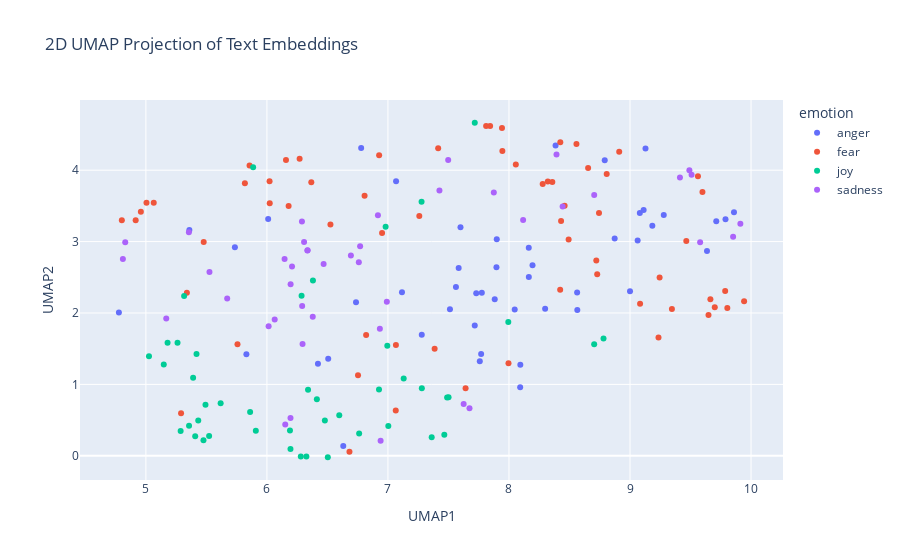

Notebook code for this chart:
### Code cell
import pandas as pd
import numpy as np
import umap
import plotly.express as px

# Concatenate the training and test data
combined_df = pd.concat([train_df_new, test_df_new], ignore_index=True)

# Prepare the embeddings for UMAP
# Convert the list of embeddings into a 2D numpy array
X_embeddings = np.array(combined_df['embeddings_values'].tolist())

# Apply UMAP for dimensionality reduction
reducer = umap.UMAP(n_components=2, metric='cosine', random_state=28) 
embedding_2d = reducer.fit_transform(X_embeddings)

# Create a DataFrame for plotting
df_plot = pd.DataFrame(embedding_2d, columns=['UMAP1', 'UMAP2'])
df_plot['emotion'] = combined_df['emotion']
df_plot['intensity'] = combined_df['intensity']
df_plot['text'] = combined_df['text']


# Visualize the embeddings with Plotly
fig = px.scatter(
    df_plot,
    x='UMAP1',
    y='UMAP2',
    color='emotion',  # Color points by the 'emotion' column
    hover_data=['text', 'intensity'],  # Show text and intensity on hover
    title='2D UMAP Projection of Text Embeddings'
)

fig.show()

### Figure 1 — Plotly figure (JSON) as saved in the notebook; plotly's stock layout.template omitted (floating-point values rounded to 4 significant figures)
{"data": [{"customdata": [["I wish the next madden has a story mode too. Just like Fifa 17 #madden", 0.312], ["@LisaAsquithtobe @craig8710 @WayneHaselden @june65wigan everyone is against wigan because we are the biggest club ", 0.354], ["•My brother grabbed me in a aggressive manner and as always @ImpetuousFiend threw tantrums like a kid only knowing how to express himself--", 0.625], ["@rabpeel snap, seems to be a problem here", 0.375], ["@ToddDoug @Ziggomattic Yeah, this actually supports why I tweeted in this thread initially. Because of the article's righteous indignation.", 0.396], ["Bes! You don't just tell a true blooded hoopjunkie to switch a f*c@n' team that juz destroyed your own team. You juz don't! #insult", 0.891], ["#welfarereform should not be a 'model' for #snap.", 0.458], ["That feel when you travel 700 miles to pick up a form that arrives in the post two days after you leave. ", 0.438], ["The new gun emoji in iOS10 is not enough to show the anger I have towards a number of things.", 0.625], ["@HillaryClinton Yeah U gotta make them HEEL. I know U need their votes so U have to wait. But when U LOSE-they're really in for your wrath !", 0.458], ["Lost Frequencies/Janieck Devy - Reality (Gestort Aber Geil Remix)' is raging at ShoutDRIVE!", 0.562], ["Follow me on Snapchat 👻 Carlabtst15 #snapchat #snap", 0.167], ["Cheap pout my brodcast", 0.232], ["Love how Megan is raging about this Kendall Jenner photo and I'm sat here like 🤔🙃", 0.396], ["When anger rises, think of the consequences. #quote #wisdom ", 0.333], ["#welfarereform should not be a 'model' for .", 0.417], ["@BosNaud so scared to ruffle feathers, he resorted to writing in cryptic code. #UncleCamsCabin", 0.5], ["Like if you aggravate me constantly, byeeeeeeee", 0.562], ["Get to work and there's a fire drill. #fire #burning #outthere #inthedark", 0.479], ["@cxmbeferre so you WOULDNT date me????? ", 0.458], ["Houston might lose a coach tomorrow or by midnight. #yikes ?", 0.312], ["People irritate me 🙄", 0.646], ["Yet we still have deaths, road rage, &amp; violations on the road, despite a widely accepted concept of 'personal accountability' while driving", 0.521], ["Fuking fuming 😤", 0.854], ["@judy_that Im honestly offended", 0.604], ["@savageimiike one of my favorite songs brother, real talk. ", 0.157], ["I swear if @devincameron23 blocks me I'm going to hit her back #revenge", 0.646], ["Now they fret about scuffs. I’ll take scuffs (which…come in) for a phone I can use wet handed or drop in a toilet any day.", 0.396], ["@NessaMatthews he's perfect. But not even in that way where you sort of resent him or suspect that he leads a double life. Just perfect.", 0.271], ["I hate my lawn mower. If it had a soul, I'd condemn it to the fiery pits of Hell.", 0.833], ["@shopgreenwich #ldf16 what shall we do this weekend?  #spraypainting in #greenwichmarket with @SNUB23 #core246 #lilylou #fret &amp; #benoakley", 0.271], ["@josephperson Cam is still rattled from the backlash he received when he made the black QB comment and suffered the wrath of White America.", 0.396], ["Michelle is one of the worst players in bb history #bb18 #bbfinale #bitter", 0.604], ["@Lexual__ @jdspielman10 RIP to the 100s of black men,, women,CHILDREN killed in Chicago. Where is the outrage?", 0.562], ["All hell is breaking loose in Charlotte. #CharlotteProtest #anger #looting", 0.667], ["Hey folks sorry if anything offensive got posted on here yesterday my account got hacked. All fixed now though. I hope :-/ #angry #annoyed", 0.479], ["Because you offended by the lies of Alexandria Goddard doesn't mean that I'm Deric's friend or anything else. Purely a fishin expedition.", 0.427], ["If ydu yell 'fire' in a crowded theater you will burst into flames. It's a cool trick, bu: only once.", 0.396], ["@DailyMirror i love how theres no outrage that it's a white man but if it was a black man them BLM would be all over it regardless of reason", 0.726], ["@huwellwell One chosen by the CLP members! MP seats are not for people to dole out to their mates, we elect candidates. ", 0.438], ["#oow16 #sting decent new song", 0.125], ["Eat my ass' is no longer an insult", 0.438], ["@LaureEve I am sitting here wrapped in a fluffy blanket, with incense burning, listening to Bon Iver and drinking mulled wine. I'm there.", 0.25], ["@LiamCannon1 He's just too raging to type properly... Ha ha!", 0.375], ["Me being on my dean really saving a lot of ppl, bc I don't snap nomore &amp; it take so much out of me..", 0.348], ["@ArcticFantasy I would have almost took offense to this if I actually snapped you", 0.458], ["Just watched Django Unchained, Other people may frown, but I titter in delight! 2/5", 0.229], ["@IllinoisLoyalty that Rutgers game was an abomination. An affront to God and man. We must never speak of it again.", 0.562]], "hovertemplate": "emotion=anger<br>UMAP1=%{x}<br>UMAP2=%{y}<br>text=%{customdata[0]}<br>intensity=%{customdata[1]}<extra></extra>", "legendgroup": "anger", "marker": {"color": "#636efa", "symbol": "circle"}, "mode": "markers", "name": "anger", "orientation": "v", "showlegend": true, "type": "scatter", "x": [7.899, 8.385, 8.299, 7.759, 9.0, 9.185, 8.873, 7.599, 8.164, 9.279, 7.512, 7.77, 7.279, 8.047, 7.562, 9.081, 7.067, 7.776, 5.735, 8.092, 6.779, 7.729, 7.717, 8.163, 8.563, 6.422, 8.195, 7.116, 6.631, 7.897, 5.359, 9.859, 8.791, 9.713, 9.636, 7.584, 8.565, 6.01, 9.789, 9.113, 6.506, 9.063, 5.83, 7.882, 6.736, 8.094, 4.777, 9.128], "xaxis": "x", "y": [3.032, 4.345, 2.06, 1.324, 2.303, 3.221, 3.043, 3.202, 2.502, 3.374, 2.051, 1.425, 1.695, 2.049, 2.363, 3.402, 3.844, 2.285, 2.922, 0.9584, 4.312, 2.277, 1.825, 2.913, 2.287, 1.29, 2.667, 2.292, 0.1357, 2.642, 3.161, 3.411, 4.138, 3.286, 2.869, 2.629, 2.043, 3.317, 3.312, 3.442, 1.361, 3.017, 1.424, 2.191, 2.152, 1.274, 2.007, 4.303], "yaxis": "y"}, {"customdata": [["I was having a good dream.. and then my alarm went off", 0.229], ["I want to slide into the dms but im too fucking shy #shy", 0.667], ["O you who have believed, fear Allah and believe in His Messenger; He will [then] give you a double portion of His mercy...' (Quran 57:28)", 0.333], ["@LBC - I can't read this article but headline indicates a horror story. Lock sick chavs up and throw away the key.", 0.6], ["I start work tmrw yall, i'm nervous lol", 0.854], ["Background. Suffered a bit at times of #stress. Always a bit #shy. About 8 years ago (aged 30) I was made redundant. That's when it started", 0.771], ["@mas_critical The irony is that those protesting about this kind of stuff are the Orwellian nightmare they think they’re fighting against.", 0.458], ["Fuck being shy, I'm trying to be up in them thighs.", 0.354], ["@leeuwlion 'The furries are restless tonight'.", 0.438], ["@97_aleix having a terrific game and not at all fazed #MCFC", 0.292], ["i wanna passion and fear", 0.5], ["☊Focusing primarily on the person you’re talking to rather than yourself and the impression you’re making lessens social anxiety.", 0.458], ["Watching Paranormal Activity: The Ghost Dimension. I'm not sure how I feel about it yet. ", 0.583], ["@NativeApprops @SBShear @HuffingtonPost Shew. That was #awful", 0.542], ["Can't start a good day without a cup of tea! \\n\\n#tea #start #day #goodday", 0.104], ["No @Chrishilly1987 for MOS 😡  #shocking Leads from the front 💪🏻", 0.438], ["Is it terrorism to intimidate a populace? What case held 'coercion by people in uniform is per se intimidation'?", 0.562], ["Tired of people pretending Islam isn't one of the most misogynistic religions, it's no coincidence Muslim countries are terrible for women.", 0.66], ["Sounds like Donald Trump has spent today just making extra, extra sure he'd get those frightened white, conservative, racist votes.", 0.625], ["@GuardianAus @guardian because there is a realistic probability that a clown might be their next president. #clown #uspol #nightmare", 0.75], ["Tomorrow is going to be a challenge, I have to talk at a freshers fair to STRANGERS 😁and pick up my new flat keys #anxiety", 0.7], ["Look at this #massiah of #youngleader\\n#Pakistan #massiah of ", 0.312], ["@BlizzHeroes I feel horrible dealing with 'players' in HotS. News on what you're doing about it? Getting stuck with uncooperative people!", 0.479], ["@DailyJoshleen KA- like the start of cake and then Like saying C - if that makes sense 😭😂", 0.229], ["Obama admin rejects Texas plan to have refugees vetted for terrorism so Texas pulls of of fed refugee resettlement program. Aiding .", 0.458], ["If you think you're good to go already, don't worry about it.", 0.208], ["@NHLexpertpicks @usahockey USA was embarrassing to watch. When was the last time you guys won a game..?  #joke", 0.167], ["@WunderlistHelp are you guys still down? When can we go up? ", 0.312], ["Still waiting to see if my @london2012track will make an appearance next week - two months today it was ordered #shocking #badservice", 0.583], ["@ChickOfBeauty No!  By Y'all I mean rioting, fire starting, business burning, looting ASSHOLES!  That create  #BlackLivesmatter #terrorism", 0.663], ["@ChowdharyMahima Appreciate ur 'half truth.' Don't let ur good judgement swayed in the realm of propaganda. State doesn't sponsor terrorism.", 0.542], ["Wee cunts playing chappy in my street, got my shoes on so I can chase and scare the fuck out of them", 0.327], ["@eileen_davidson on RHOBH, you just do not want to assume an affair while you were married so you criticize @LisaVanderpump! ", 0.458], ["@NFYFC @Wilkster_ hmm, don't know many yf  who are short on confidence! Wish I'd been one, ", 0.431], ["Not sure that men can handle a woman that's got her crap together.  #independent", 0.229], ["@markhberman2003 @LanceZierlein @790blessing entire team from coaches on down played and coached scared from jumpstreet. ", 0.542], ["@caeruleusV @Atheist_Penguin @misogynaut I threaten you because I can pussy", 0.458], ["@tannerfox awe cnt wait to see", 0.16], ["@SusannahSpot I could pop round #nightmare", 0.771], ["2,034 words today #amwriting #horror #novel 42,080 'Magnitude' total so far. 25Kish to go.", 0.351], ["What the fuck is he even doing ? He should be off that's fucking horrific !", 0.75], ["Going to get myself a copy of @StephenKing's CUJO for an upcoming project that I can't talk about just yet. #horror #amwriting", 0.5], ["#internationaldayofpeace Want peace,prepare for war. Destroy terror states like Pakistan", 0.583], ["I get so much PUSSY\\nP - panic attacks \\nU - uncontrollable anxiety \\nS - suicidal fantasies \\nS - sadness \\nY - yearning for death", 0.896], ["It's never the end / When the moment is dire. / A small spark of hope / Can relight a new fire.", 0.396], ["That goes the ", 0.104], ["Everyday gay panic is STUNNING: I drew 1 guy's att'n to it when he blocked up a toilet stall's cracks w/paper towels. TOTAL INCOMPREHENSION.", 0.562], ["@Zak_Atif two congressional hearings in USA stopped financial aid to Pak and asked it to prove that it is doing enough to stop terrorism 1n", 0.5], ["While we focus on issue of #IPCA @IHFOKids Indulges in #intimidation @BringRoshniHome @ChildrensIssues @MEAIndia @MinistryWCD #StopCruelty", 0.562], ["@ImJim_YoureNot  cyber bully", 0.396], ["We hesitate to #live our #dream because of some unknown #fear which actually does not exist.' #AqeelSyed\\n\\n#LifeisBeautiful #LiveWithPurpose", 0.396], ["Rooney shocking attempted cross", 0.375], ["On @Varneyco/@FoxBusiness to talk latest on #Chelsea Bombing + #Ahmad_Khan_Rahami's trips to #Afghanistan/#Pakistan #tcot #terror", 0.642], ["Trying to book holiday flights on @britishairways website is becoming a ", 0.312], ["When you're scared to press send #bgoodthepoet #PrayForMe #ThisIsAGodDream #career #help #fear #heart #HeartRacing", 0.842], ["Honestly, there are some awful people on the internet... smh...", 0.542], ["So about 18mths ago i signed up to @Lumo_Energy for their @VirginAustralia / Velocity FF deal. 18 months in still no FF points #shocking", 0.479], ["Watching It Follows.  This is a super freaky movie.  #scary", 0.708], ["Nothing worse than an uber driver that can't drive. #awful", 0.688], ["Bout ta get my @dontbreathe on up in here! @WarrenTheaters  #icantholdmybreaththatlong", 0.438], ["@ccrago It was dreadful, even after he met the Catfish he still thought it was her!", 0.5], ["@soozclifford Sure have... Sydney are too tough, too quick and their 'team' pressure is too much for the Cats to handle. Motlop/Cowan ", 0.356], ["@CesarSampao @thisisbolton don't get me started on town centre. Used to go every week.... not been for 18 months #horrible", 0.479], ["Northampton are awful 🙈", 0.5]], "hovertemplate": "emotion=fear<br>UMAP1=%{x}<br>UMAP2=%{y}<br>text=%{customdata[0]}<br>intensity=%{customdata[1]}<extra></extra>", "legendgroup": "fear", "marker": {"color": "#EF553B", "symbol": "circle"}, "mode": "markers", "name": "fear", "orientation": "v", "showlegend": true, "type": "scatter", "x": [5.339, 6.367, 6.753, 8.744, 5.857, 6.179, 9.245, 6.807, 7.386, 6.682, 6.022, 6.023, 4.801, 8.807, 5.291, 8.321, 9.664, 9.083, 9.599, 9.561, 5.818, 9.236, 8.279, 7.642, 9.786, 6.82, 8.911, 7.415, 7.844, 9.465, 9.7, 8.493, 8.729, 7.996, 6.952, 6.927, 8.721, 7.065, 5.478, 5.065, 8.46, 5.005, 9.649, 6.525, 5.757, 7.066, 7.259, 9.804, 9.346, 8.423, 6.27, 8.358, 9.943, 7.811, 6.158, 8.431, 7.942, 4.959, 8.654, 4.916, 8.057, 7.945, 8.424, 8.558], "xaxis": "x", "y": [2.283, 3.832, 1.129, 3.399, 4.065, 3.499, 2.496, 3.644, 1.5, 0.05526, 3.844, 3.538, 3.301, 3.948, 0.5954, 3.843, 2.191, 2.131, 3.693, 3.915, 3.817, 1.658, 3.805, 0.945, 2.306, 1.691, 4.258, 4.307, 4.62, 3.007, 2.08, 3.028, 2.541, 1.297, 3.121, 4.209, 2.734, 0.6345, 2.993, 3.543, 3.501, 3.544, 1.971, 3.238, 1.562, 1.552, 3.36, 2.069, 2.054, 2.327, 4.16, 3.833, 2.165, 4.619, 4.142, 3.289, 4.592, 3.417, 4.031, 3.299, 4.079, 4.27, 4.391, 4.369], "yaxis": "y"}, {"customdata": [["@mark_slifer actually maybe we were supposed to die and my donation saved our lives?? #optimism", 0.292], ["I saw her, whose countenance expressed a mighty rivers were monotonous, and her lively conversation took care of the various", 0.42], ["me taking a picture by myself: *awkward smile*\\nme on picture day: *awkward smile*\\nconclusion: stop smiling ;'(\\n #pictureday2016  #ornot", 0.46], ["@Singaholic121 Good morning, love! Happy first day of fall. Let's make some awesome #autumnmemories #annabailey  ", 0.86], ["Gas prices are hilarious. Cause they're simultaneously super subsidised and taxed", 0.22], ["promise of restoration to the nation of israel...'everywhere you look blessing '..barns/wine overflow.Everything beautiful  #do_u_see", 0.56], ["“When we give cheerfully and accept gratefully, everyone is blessed.”―Maya Angelou", 0.46], ["Seriously @marksandspencer I'm sick and grumpy and the only thing that's gonna cheer me up is ordering my xmas food, when's it going up? 😢", 0.06], ["It breaks my heart seeing people down or upset.. I will try my best to make them smile or cheer them up 🤗", 0.438], ["I saw those dreams dashed &amp;&amp; divided like a million stars in the night sky that I wished on over &amp;&amp; over again ~ sparkling &amp;&amp; broken.", 0.25], ["@MericanMainer AWW. I had a Maine Coon when I was little named Ted Eddy the Wonder Cat. They're such good cats! Very playful and sweet", 0.604], ["Live simply. Dream big. Be grateful. Give love. Laugh lots. - Unknown #quote #inspiration #happy", 0.708], ["Accept the challenges so that you can feel the exhilaration of victory. #FocusX10 #motivation #motivationalquotes #quoteoftheday", 0.562], ["For a moment I found myself smiling", 0.54], ["@david_garrett Quite saddened.....no US dates, no joyous anticipation of attending a DG concert (since 2014). Happy you are keeping busy.", 0.14], ["@SoCalValerie this one was Apples attempt to make muslims happy 🕋", 0.38], ["@WSJNordics You make the world a more joyful place. #TheNiceBot", 0.864], ["Watch this amazing live.ly broadcast by @kana_blender  #musically", 0.558], ["@CazuaL_WeaR @ScottInSC looks like a book shaped like a gun to me  #itsagunalright", 0.208], ["will i ever get the nerve to quit the restaurant ??? find out tonite on glee!", 0.396], ["@jaime_scurr: any team in the world would be totally elated to get to have you on it XD", 0.547], ["Online now !!!:) all day come play with me !! I'm happy happy horny playful sweet sour;)", 0.875], ["Retweeted GunnySmith93 (@Stephen21Smith):\\n\\nDays like today I am happy to be alive! #blessed ", 0.833], ["In ever use to like smiling until I realized how good my teeth look ... Witout the braces", 0.613], ["@weebtard sparkling water wyd", 0.229], ["Lmboo , using my nephew for meme ", 0.646], ["It's not that the man did not know how to juggle, he just didn't have the balls to do it.\\n #funny #pun #lol  #punny", 0.625], ["it was both lively &amp; lovely @crumblepie15 @buryprofs @DittoBistro #BuffnPolish", 0.48], ["@TheMandyMoore You are beyond wonderful.  Your singing prowess is phenomenal but damn... I'm just elated to watch you act again. #ThisIsUs 珞", 0.879], ["Positive #psychology research shows salespeople who score in the top 10% for #optimism have 88% &gt; sales than those in top 10% for pessimism.", 0.274], ["@LoriAlan1 Seriously. Digging those eyebrows. #animated", 0.46], ["@EmmyMitchell_  hahahaha you're ridiculous!!! But thank you a joyous evening xx", 0.815], ["@reinervshunter you got this #staystrong #smile #yourebeautiful", 0.656], ["Good morning, Trondheim! #optimism #productivity ⛅️❤️🇳🇴🏢💻🖥🏋🏻💪🏼📺🍿", 0.771], ["@fillegrossiere @PeasParsley @tombrodude bobs burgers is an animated show. Maybe Bob looks like him. They would cast him based on voice too", 0.333], ["Intermit animated^%%%ncaa pittsburgh vs mississippi sprightly shiny bbva level peg varsity football telly scra...", 0.406], ["Chris would take full responsibility and would want us all to rejoice in the memories we all had with him.", 0.28], ["@theclobra lol I thought maybe, couldn't decide if there was levity or not", 0.312], ["Each day is what you make of it! #goals #challenges #business #goals #optimism #happy #success #photographer #photography #ThursdayThoughts", 0.423], ["If you don't respond to an email within 7 fays, you wifl be killed by an animated gif of the girl from The Ring.", 0.18], ["@tomlinmayniac starting my new challenge ! A glee poll every day !", 0.625], ["It feels good to get outside for a minute and get some fresh air.  It's hard to stay cooped up inside all day #breezy", 0.708], ["@hesham786 that's the spirit ", 0.354], ["It feels good to get outside for a minute and get some fresh air.  It's hard to stay cooped up inside all day ", 0.58], ["@MichiganBromo Good optimism sir :)", 0.538]], "hovertemplate": "emotion=joy<br>UMAP1=%{x}<br>UMAP2=%{y}<br>text=%{customdata[0]}<br>intensity=%{customdata[1]}<extra></extra>", "legendgroup": "joy", "marker": {"color": "#00cc96", "symbol": "circle"}, "mode": "markers", "name": "joy", "orientation": "v", "showlegend": true, "type": "scatter", "x": [6.34, 5.261, 5.148, 5.522, 7.13, 5.861, 5.492, 7.717, 6.286, 5.316, 6.762, 5.433, 5.357, 5.179, 6.38, 8.704, 6.191, 7.489, 8.781, 5.886, 6.28, 6.195, 5.618, 5.026, 7.501, 7.994, 7.278, 6.479, 6.503, 5.476, 7.003, 6.326, 5.908, 5.408, 7.466, 6.598, 6.995, 7.28, 5.287, 6.981, 7.361, 5.39, 6.926, 5.418, 6.413], "xaxis": "x", "y": [0.9234, 1.584, 1.28, 0.2763, 1.082, 0.613, 0.716, 4.664, 2.242, 2.237, 0.3138, 0.4952, 0.421, 1.583, 2.455, 1.562, 0.3552, 0.8154, 1.643, 4.042, -0.009805, 0.09594, 0.7362, 1.392, 0.82, 1.873, 3.559, 0.496, -0.02037, 0.2175, 0.4181, -0.01064, 0.3521, 0.2744, 0.2933, 0.5689, 1.541, 0.9457, 0.3472, 3.207, 0.2609, 1.093, 0.9271, 1.426, 0.7911], "yaxis": "y"}, {"customdata": [["[My teeth were sunk down into the vein of the poor woman who had 'accidentally' had a small problem with her engine, just outside of --", 0.479], ["Some moving clips on youtube tonight of the vigil held at Tulsa Metropolitan Baptist church for #TerenceCruther #justice #anger #sadness", 0.604], ["@jccrocker #CharlotteProtest do u #wait 4 the facts #video or do u #hate now ask questions later #sad #protest #PoliceShootings #suggestions", 0.771], ["tones - \\n: 1/2 of my favourite chris pine stans. i love tones more than anything, mt sweet summer child i will attack anyone who hurts her", 0.271], ["This pretentious dick in Night Gallery just fucking, used a towel to dry off his sink", 0.396], ["penny dreadful just cleaved off a fraction of my heart", 0.521], ["@TehShockwave turn that grumpy frown upside-down\\n\\nYou did something next to impossible today", 0.396], ["I have sleep cooties.\\nI close my eyes and dream that I'm awake #weary #sleepissues #narcolepsy", 0.688], ["Corbyn loses and I walk up to a crying Corbyn supporter and whisper\\n\\n'Don't mourn. Organise'\\n\\nAnd laugh and laugh", 0.354], ["I'll just have to #eat my way to #sobriety. This'll be a hell of a journey back to #sober", 0.625], ["From My head to think it was better but obviously it's not #relapse #sadness #sickness #madness #misunderstanding", 0.688], ["#Jazz - the #blues is the roots, the rest is the fruits", 0.25], ["sorry Main twitter im in depress", 0.833], ["Patti seems so sad. She stamped and ran behind the sofa. We will have to give her plenty of love and affection...more than usual. #sad", 0.729], ["@RevTrevK @Wolfman93011 @Daraidernation @EROCKhd Take 2k out of it the numbers on madden are low and have dropped and people are unhappy", 0.604], ["a good shorty has so much to offer &amp; it's sad that some of you niggas don't even see it when she right in front of your face and too late", 0.521], ["@shopgreenwich #ldf16 what shall we do this weekend?  #spraypainting in #greenwichmarket with @SNUB23 #core246 #lilylou #fret &amp; #benoakley", 0.354], ["Some Erykah Badu to sedate me 💕", 0.375], ["@_noTORIEty lol senior year we would get early dismal for work study ,he was her boss and you know what happened next 🙃", 0.354], ["Man Southampton will wipe the floor with  west ham on Sunday. So disheartened", 0.667], ["There is no dark side in the moon. In fact, it's all dark.'\\nGerry O'Driscoll at the end of 'The Dark side of the Moon'", 0.229], ["Why doesn't anybody I know watch penny dreadful? ☹️️", 0.455], ["From what I know of the man, I have to assume that @realDonaldTrump has had a heated argument with his own penis. #sad", 0.583], ["@TMobileHelp my service is down in Cleveland, OH. What's going on? #unhappy", 0.854], ["Please bear with me, I'm not Twitter savvy😝 in real life I'm a Facebook person. Help me gain followers 🤓#blog #selfhelp #depression", 0.583], ["It's sad when your man leaves work a little bit late and your worst fear is 'Oh no!! Did he get stopped by the police?!?! ' #sad #ourworld", 0.688], ["@FlakeJay ring ring! #depression is here", 0.833], ["@BTS_twt people have so much negativity filled inside them but im always happy that in such a gloomy world someone like u exists Namjoon", 0.45], ["U know u have too much on ur mind when u find yourself cleaning a stove and kitchen by yourself  at almost 3am...  #pensive", 0.542], ["Shoutout to the drunk man on the bus who pissed in a bottle and on the seats #grim", 0.548], ["Ill say it again. If I was a Black man Id be afraid to leave my house or have a moving violation.\\n\\n #TerranceCrutcher #truth ", 0.542], ["It's so gloomy outside. I wish it was as cold as it looked", 0.542], ["@jeremycorbyn @magstogether my god is @jeremycorbyn a full shilling? Seriously you need a major rethink or no lab gove in your lifetime #sad", 0.75], ["and again dirty and  self loathing attitude  mope talking", 0.792], ["in health we did a think about depression and now i feel like i have it", 0.75], ["I feel like an appendix. I don't have a purpose.  #depressed  #alone #lonely #broken  #cry #hurt #crying #life", 0.833], ["MC: what are you listen to these days?\\nBogum: these days I feel gloomy, I listen to ccm (spiritual song) often.\\n\\nChurch oppa mode. :)", 0.583], ["Don't be disheartened if you didn't get the cards you wanted, it's not the end of the world......E-Eh...? Y-You want me to cheer you up?", 0.438], ["Donating to Trump puts a damper on a very exciting @Cubs season. Really bad look, Ricketts family.", 0.438], ["Folk Band 'Thistle Down' will be replaced by 'The Paul Edwards Quartet' at Laurel Bank Park Sat 24 11am - 3pm due to ill health #jazz #blues", 0.417], ["[ @HedgehogDylan ] *she would frown a bit, folding her arms* 'why is it that every time I'm in need of assistance someone expects a lil **", 0.562], ["@LeePorter94 @DomMcGovern_ hi Dom I saw u at Notts county away, looking for 1 mufc away ticket will pay ", 0.312], ["@KeithOlbermann depressing how despicable Trump, with no policies, campaigning on bigotry &amp; rancour can be so close, evil immoral disaster", 0.708]], "hovertemplate": "emotion=sadness<br>UMAP1=%{x}<br>UMAP2=%{y}<br>text=%{customdata[0]}<br>intensity=%{customdata[1]}<extra></extra>", "legendgroup": "sadness", "marker": {"color": "#ab63fa", "symbol": "circle"}, "mode": "markers", "name": "sadness", "orientation": "v", "showlegend": true, "type": "scatter", "x": [5.168, 9.852, 9.579, 6.939, 8.117, 4.81, 6.152, 5.525, 6.991, 6.289, 6.208, 6.379, 6.469, 6.196, 7.426, 6.917, 5.355, 6.064, 7.674, 8.393, 6.933, 4.829, 9.413, 7.498, 6.307, 6.77, 6.334, 6.195, 6.694, 8.443, 9.912, 5.672, 8.704, 6.759, 6.337, 6.146, 6.014, 6.294, 9.509, 6.291, 7.626, 7.875, 9.491], "xaxis": "x", "y": [1.924, 3.068, 2.992, 0.2114, 3.303, 2.758, 0.4397, 2.575, 2.158, 3.281, 2.65, 1.947, 2.687, 2.404, 3.715, 3.369, 3.13, 1.91, 0.6651, 4.219, 1.779, 2.992, 3.898, 4.143, 2.994, 2.933, 2.876, 0.531, 2.807, 3.49, 3.249, 2.201, 3.653, 2.709, 2.879, 2.755, 1.815, 1.566, 3.938, 2.097, 0.7246, 3.686, 4.0], "yaxis": "y"}], "layout": {"legend": {"title": {"text": "emotion"}, "tracegroupgap": 0}, "title": {"text": "2D UMAP Projection of Text Embeddings"}, "xaxis": {"anchor": "y", "domain": [0, 1], "title": {"text": "UMAP1"}}, "yaxis": {"anchor": "x", "domain": [0, 1], "title": {"text": "UMAP2"}}}}
